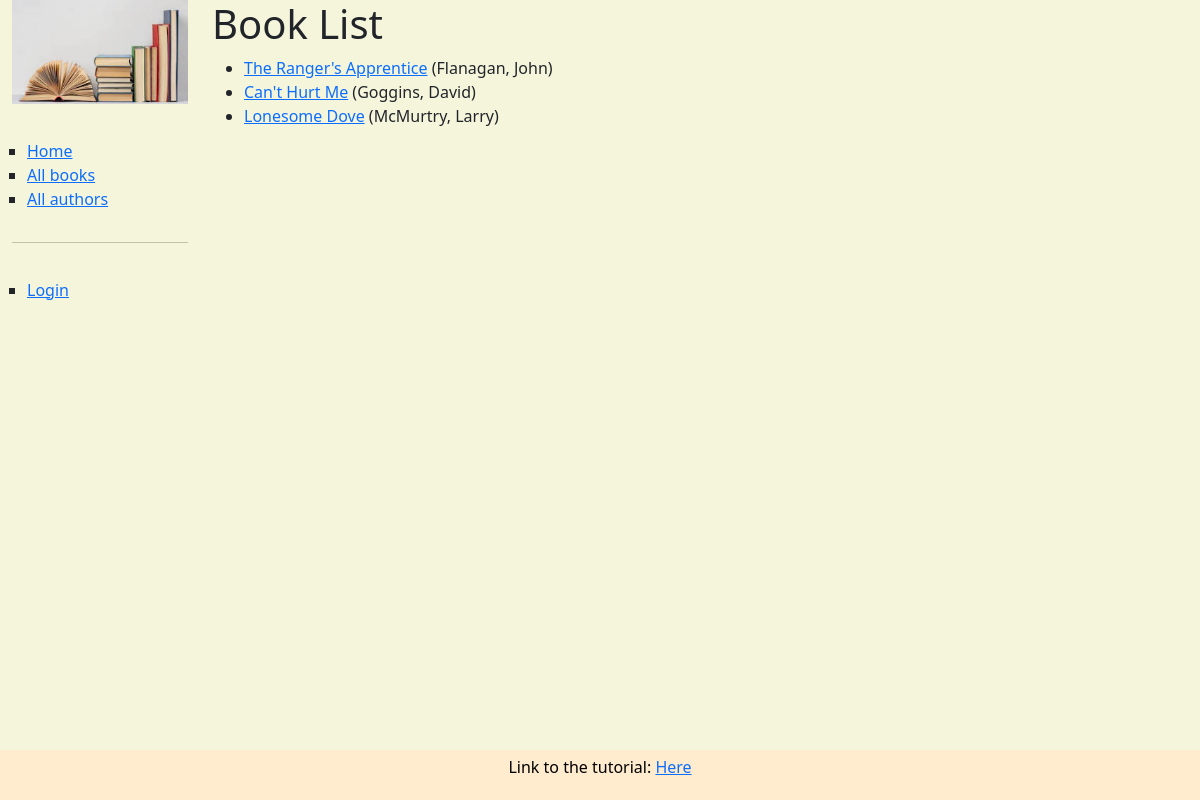
/catalog/books/, run on the app's committed database.
### catalog/models.py (models this page shows, shortened)
class Book(models.Model):
    title = models.CharField(max_length=200)
    author = models.ForeignKey('Author', on_delete=models.RESTRICT, null=True)
    summary = models.TextField(
        max_length=1000, help_text="Enter a brief description of the book")
    isbn = models.CharField('ISBN', max_length=13,
                            unique=True,
                            help_text='13 Character <a href="https://www.isbn-international.org/content/what-isbn'
                                      '">ISBN number</a>')
    genre = models.ManyToManyField(
        Genre, help_text="Select a genre for this book")
    language = models.ForeignKey('Language', on_delete=models.SET_NULL, null = True)
    def get_absolute_url(self):
        return reverse('book-detail', args=[str(self.id)])
    def display_genre(self):
        return ', '.join(genre.name for genre in self.genre.all()[:3])
    display_genre.short_description = 'Genre'

class Author(models.Model):
    first_name = models.CharField(max_length=100)
    last_name = models.CharField(max_length=100)
    date_of_birth = models.DateField(null=True, blank=True)
    date_of_death = models.DateField('Died', null=True, blank=True)
    class Meta:
        ordering = ['last_name', 'first_name']
    def __str__(self):
        return f'{self.last_name}, {self.first_name}'

### catalog/views.py (the view)
# urls.py: path('books/', views.BookListView.as_view(), name='books'),
class BookListView(generic.ListView):
    model = Book
    paginate_by = 10

### catalog/templates/catalog/book_list.html
{% extends "base_generic.html" %}
{% block content %}
  <h1>Book List</h1>
  {% if book_list %}
    <ul>
      {% for book in book_list %}
      <li>
        <a href="{{ book.get_absolute_url }}">{{ book.title }}</a>
        ({{book.author}})
      </li>
      {% endfor %}
    </ul>
  {% else %}
    <p>There are no books in the library.</p>
  {% endif %}
{% endblock %}

### catalog/static/css/styles.css (style rules this page uses)
body { background-color: beige; }

### data on the page
Book: title "The Ranger's Apprentice", author "Flanagan, John"
Book: title "Can't Hurt Me", author "Goggins, David"
Book: title "Lonesome Dove", author "McMurtry, Larry"
